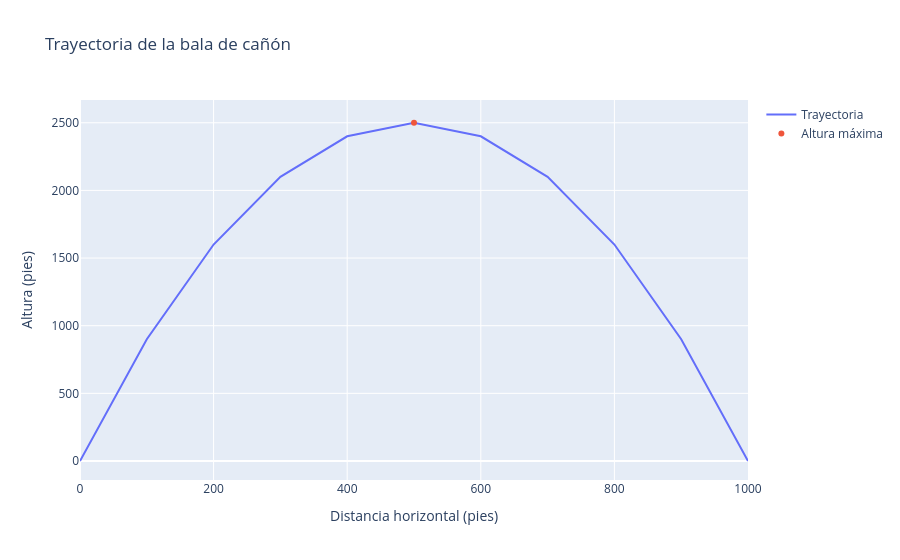

Write notebook code for a chart like this one.
### Markdown cell above
# 5. Visualización interactiva con Plotly

### Code cell
import plotly.graph_objects as go

fig = go.Figure()

fig.add_trace(
    go.Scatter(
        x=x,
        y=h,
        mode="lines",
        name="Trayectoria"
    )
)

fig.add_trace(
    go.Scatter(
        x=[500],
        y=[2500],
        mode="markers",
        name="Altura máxima"
    )
)

fig.update_layout(
    title="Trayectoria de la bala de cañón",
    xaxis_title="Distancia horizontal (pies)",
    yaxis_title="Altura (pies)"
)

fig.show()
fig.write_image(r"C:\Users\marco\Downloads\trayectoria_parabolica_plotly.png", scale=3)

### Figure 1 — Plotly figure (JSON) as saved in the notebook; plotly's stock layout.template omitted (floating-point values rounded to 4 significant figures)
{"data": [{"mode": "lines", "name": "Trayectoria", "type": "scatter", "x": [0, 100, 200, 300, 400, 500, 600, 700, 800, 900, 1000], "y": [0.0, 900.0, 1600.0, 2100.0, 2400.0, 2500.0, 2400.0, 2100.0, 1600.0, 900.0, 0.0]}, {"mode": "markers", "name": "Altura máxima", "type": "scatter", "x": [500], "y": [2500]}], "layout": {"title": {"text": "Trayectoria de la bala de cañón"}, "xaxis": {"title": {"text": "Distancia horizontal (pies)"}}, "yaxis": {"title": {"text": "Altura (pies)"}}}}
